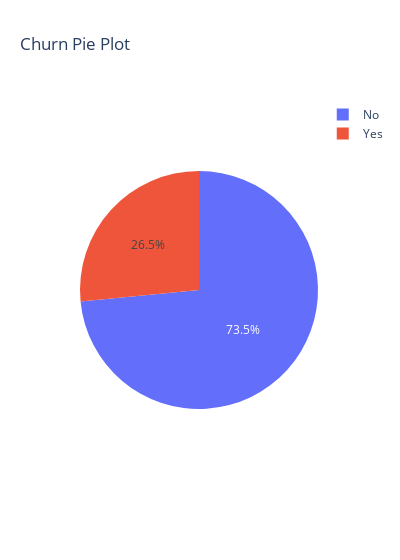

The notebook cell saved with this chart:
### Markdown cell above
<a id='5.2.4'></a>
<h3>Target Feature (Churn)

### Code cell
pie(df,'Churn')

### Figure 1 — Plotly figure (JSON) as saved in the notebook; plotly's stock layout.template omitted (floating-point values rounded to 4 significant figures)
{"data": [{"domain": {"x": [0.0, 1.0], "y": [0.0, 1.0]}, "hovertemplate": "index=%{label}<br>value=%{value}<extra></extra>", "labels": ["No", "Yes"], "legendgroup": "", "name": "", "showlegend": true, "type": "pie", "values": [5174, 1869]}], "layout": {"legend": {"tracegroupgap": 0}, "title": {"text": "Churn Pie Plot"}, "width": 400}}
